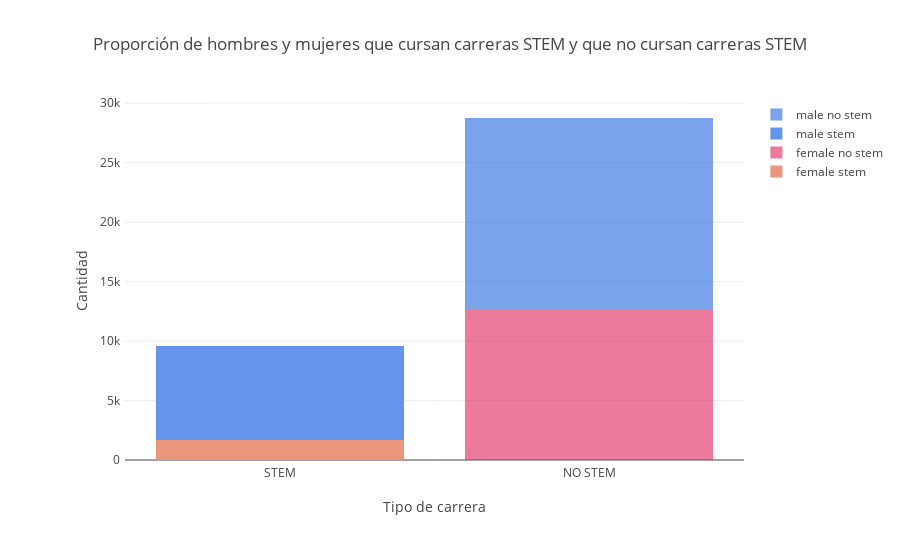

Notebook source saved alongside this figure:
### Code cell
data = [go.Bar(
            x=['STEM'],
            y=[df_stem.groupby("sex").get_group("f").count()[0]],
              marker=dict(color='darksalmon'),name="female stem"),
             go.Bar(
            
            x=['NO STEM'],
            y=[df_noStem.groupby("sex").get_group("f").count()[0]],
              marker=dict(color='rgb(222, 35, 91)'),name="female no stem", opacity=0.6),
       go.Bar(
           x=['STEM'],
            y=[df_stem.groupby("sex").get_group("m").count()[0]],
              marker=dict(color='cornflowerblue'),name="male stem"),
             go.Bar(
            x=['NO STEM'],
            y=[df_noStem.groupby("sex").get_group("m").count()[0]],
              marker=dict(color='rgb(35, 103, 222)'),name="male no stem", opacity=0.6)]

layout = go.Layout(title = "Proporción de hombres y mujeres que cursan carreras STEM y que no cursan carreras STEM",
    barmode='stack', margin=go.layout.Margin(
        l=125,
        r=50,
        b=100,
        t=100,
        pad=4
    ),
    yaxis = dict(title="Cantidad"),
     xaxis = dict( title= "Tipo de carrera",
        hoverformat = '.2%'
    )
)

fig = go.Figure(data=data, layout=layout)
iplot(fig)

### Figure 1 — Plotly figure (JSON) as saved in the notebook; plotly's stock layout.template omitted (floating-point values rounded to 4 significant figures)
{"data": [{"marker": {"color": "darksalmon"}, "name": "female stem", "type": "bar", "uid": "8267851f-e8db-4e95-b1cc-8a3d89aba845", "x": ["STEM"], "y": [1657]}, {"marker": {"color": "rgb(222, 35, 91)"}, "name": "female no stem", "opacity": 0.6, "type": "bar", "uid": "8a76c3a6-c2be-4725-8d0b-33ce405045f9", "x": ["NO STEM"], "y": [12619]}, {"marker": {"color": "cornflowerblue"}, "name": "male stem", "type": "bar", "uid": "4abb3611-42fd-47ef-abc1-557cb3be4717", "x": ["STEM"], "y": [7900]}, {"marker": {"color": "rgb(35, 103, 222)"}, "name": "male no stem", "opacity": 0.6, "type": "bar", "uid": "1f017d63-3b17-4d27-b876-896412ab2a7b", "x": ["NO STEM"], "y": [16142]}], "layout": {"barmode": "stack", "margin": {"b": 100, "l": 125, "pad": 4, "r": 50, "t": 100}, "title": {"text": "Proporción de hombres y mujeres que cursan carreras STEM y que no cursan carreras STEM"}, "xaxis": {"hoverformat": ".2%", "title": {"text": "Tipo de carrera"}}, "yaxis": {"title": {"text": "Cantidad"}}}}
